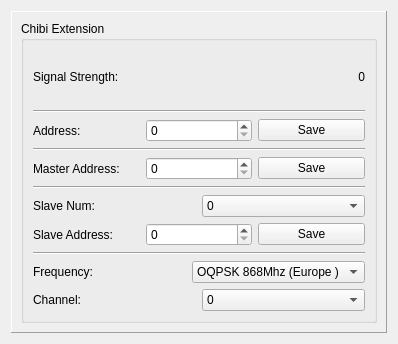
<?xml version="1.0" encoding="UTF-8"?>
<ui version="4.0">
 <class>Chibi</class>
 <widget class="QWidget" name="Chibi">
  <property name="geometry">
   <rect>
    <x>0</x>
    <y>0</y>
    <width>398</width>
    <height>344</height>
   </rect>
  </property>
  <property name="windowTitle">
   <string>Form</string>
  </property>
  <layout class="QVBoxLayout" name="verticalLayout">
   <item>
    <widget class="QFrame" name="frame">
     <property name="frameShape">
      <enum>QFrame::Panel</enum>
     </property>
     <property name="frameShadow">
      <enum>QFrame::Raised</enum>
     </property>
     <layout class="QHBoxLayout" name="horizontalLayout_3">
      <item>
       <widget class="QGroupBox" name="groupBox">
        <property name="title">
         <string>Chibi Extension</string>
        </property>
        <layout class="QVBoxLayout" name="verticalLayout_2">
         <item>
          <layout class="QHBoxLayout" name="horizontalLayout_5">
           <item>
            <widget class="QLabel" name="label_4">
             <property name="text">
              <string>Signal Strength:</string>
             </property>
            </widget>
           </item>
           <item>
            <widget class="QLabel" name="signal_strength_label">
             <property name="text">
              <string>0</string>
             </property>
             <property name="alignment">
              <set>Qt::AlignRight|Qt::AlignTrailing|Qt::AlignVCenter</set>
             </property>
            </widget>
           </item>
          </layout>
         </item>
         <item>
          <widget class="Line" name="line">
           <property name="orientation">
            <enum>Qt::Horizontal</enum>
           </property>
          </widget>
         </item>
         <item>
          <layout class="QHBoxLayout" name="horizontalLayout">
           <item>
            <widget class="QLabel" name="label">
             <property name="text">
              <string>Address:</string>
             </property>
            </widget>
           </item>
           <item>
            <widget class="QSpinBox" name="address_spinbox">
             <property name="maximum">
              <number>255</number>
             </property>
            </widget>
           </item>
           <item>
            <widget class="QPushButton" name="address_button">
             <property name="text">
              <string>Save</string>
             </property>
            </widget>
           </item>
          </layout>
         </item>
         <item>
          <widget class="Line" name="line_3">
           <property name="orientation">
            <enum>Qt::Horizontal</enum>
           </property>
          </widget>
         </item>
         <item>
          <layout class="QHBoxLayout" name="horizontalLayout_6">
           <item>
            <widget class="QLabel" name="label_5">
             <property name="text">
              <string>Master Address:</string>
             </property>
            </widget>
           </item>
           <item>
            <widget class="QSpinBox" name="master_address_spinbox">
             <property name="maximum">
              <number>255</number>
             </property>
            </widget>
           </item>
           <item>
            <widget class="QPushButton" name="master_address_button">
             <property name="text">
              <string>Save</string>
             </property>
            </widget>
           </item>
          </layout>
         </item>
         <item>
          <widget class="Line" name="line_2">
           <property name="orientation">
            <enum>Qt::Horizontal</enum>
           </property>
          </widget>
         </item>
         <item>
          <layout class="QHBoxLayout" name="horizontalLayout_4">
           <item>
            <widget class="QLabel" name="label_3">
             <property name="text">
              <string>Slave Num:</string>
             </property>
            </widget>
           </item>
           <item>
            <widget class="QComboBox" name="slave_num_combo">
             <item>
              <property name="text">
               <string>0</string>
              </property>
             </item>
             <item>
              <property name="text">
               <string>1</string>
              </property>
             </item>
             <item>
              <property name="text">
               <string>2</string>
              </property>
             </item>
             <item>
              <property name="text">
               <string>3</string>
              </property>
             </item>
             <item>
              <property name="text">
               <string>4</string>
              </property>
             </item>
             <item>
              <property name="text">
               <string>5</string>
              </property>
             </item>
             <item>
              <property name="text">
               <string>6</string>
              </property>
             </item>
             <item>
              <property name="text">
               <string>7</string>
              </property>
             </item>
             <item>
              <property name="text">
               <string>8</string>
              </property>
             </item>
             <item>
              <property name="text">
               <string>9</string>
              </property>
             </item>
             <item>
              <property name="text">
               <string>10</string>
              </property>
             </item>
             <item>
              <property name="text">
               <string>11</string>
              </property>
             </item>
             <item>
              <property name="text">
               <string>12</string>
              </property>
             </item>
             <item>
              <property name="text">
               <string>13</string>
              </property>
             </item>
             <item>
              <property name="text">
               <string>14</string>
              </property>
             </item>
             <item>
              <property name="text">
               <string>15</string>
              </property>
             </item>
             <item>
              <property name="text">
               <string>16</string>
              </property>
             </item>
             <item>
              <property name="text">
               <string>17</string>
              </property>
             </item>
             <item>
              <property name="text">
               <string>18</string>
              </property>
             </item>
             <item>
              <property name="text">
               <string>19</string>
              </property>
             </item>
             <item>
              <property name="text">
               <string>20</string>
              </property>
             </item>
             <item>
              <property name="text">
               <string>21</string>
              </property>
             </item>
             <item>
              <property name="text">
               <string>22</string>
              </property>
             </item>
             <item>
              <property name="text">
               <string>23</string>
              </property>
             </item>
             <item>
              <property name="text">
               <string>24</string>
              </property>
             </item>
             <item>
              <property name="text">
               <string>25</string>
              </property>
             </item>
             <item>
              <property name="text">
               <string>26</string>
              </property>
             </item>
             <item>
              <property name="text">
               <string>27</string>
              </property>
             </item>
             <item>
              <property name="text">
               <string>28</string>
              </property>
             </item>
             <item>
              <property name="text">
               <string>29</string>
              </property>
             </item>
             <item>
              <property name="text">
               <string>30</string>
              </property>
             </item>
             <item>
              <property name="text">
               <string>31</string>
              </property>
             </item>
            </widget>
           </item>
          </layout>
         </item>
         <item>
          <layout class="QHBoxLayout" name="horizontalLayout_2">
           <item>
            <widget class="QLabel" name="label_2">
             <property name="text">
              <string>Slave Address:</string>
             </property>
            </widget>
           </item>
           <item>
            <widget class="QSpinBox" name="slave_address_spinbox">
             <property name="maximum">
              <number>255</number>
             </property>
            </widget>
           </item>
           <item>
            <widget class="QPushButton" name="slave_address_button">
             <property name="text">
              <string>Save</string>
             </property>
            </widget>
           </item>
          </layout>
         </item>
         <item>
          <widget class="Line" name="line_4">
           <property name="orientation">
            <enum>Qt::Horizontal</enum>
           </property>
          </widget>
         </item>
         <item>
          <layout class="QHBoxLayout" name="horizontalLayout_7">
           <item>
            <widget class="QLabel" name="label_6">
             <property name="text">
              <string>Frequency:</string>
             </property>
            </widget>
           </item>
           <item>
            <widget class="QComboBox" name="chibi_frequency">
             <property name="sizePolicy">
              <sizepolicy hsizetype="Preferred" vsizetype="Fixed">
               <horstretch>0</horstretch>
               <verstretch>0</verstretch>
              </sizepolicy>
             </property>
             <item>
              <property name="text">
               <string>OQPSK 868Mhz (Europe )</string>
              </property>
             </item>
             <item>
              <property name="text">
               <string>OQPSK 915Mhz (US)</string>
              </property>
             </item>
             <item>
              <property name="text">
               <string>OQPSK 780Mhz (China)</string>
              </property>
             </item>
             <item>
              <property name="text">
               <string>BPSK40 915Mhz</string>
              </property>
             </item>
            </widget>
           </item>
          </layout>
         </item>
         <item>
          <layout class="QHBoxLayout" name="horizontalLayout_8">
           <item>
            <widget class="QLabel" name="label_8">
             <property name="text">
              <string>Channel:</string>
             </property>
            </widget>
           </item>
           <item>
            <widget class="QComboBox" name="chibi_channel">
             <item>
              <property name="text">
               <string>0</string>
              </property>
             </item>
             <item>
              <property name="text">
               <string>1</string>
              </property>
             </item>
             <item>
              <property name="text">
               <string>2</string>
              </property>
             </item>
             <item>
              <property name="text">
               <string>3</string>
              </property>
             </item>
             <item>
              <property name="text">
               <string>4</string>
              </property>
             </item>
             <item>
              <property name="text">
               <string>5</string>
              </property>
             </item>
             <item>
              <property name="text">
               <string>6</string>
              </property>
             </item>
             <item>
              <property name="text">
               <string>7</string>
              </property>
             </item>
             <item>
              <property name="text">
               <string>8</string>
              </property>
             </item>
             <item>
              <property name="text">
               <string>9</string>
              </property>
             </item>
             <item>
              <property name="text">
               <string>10</string>
              </property>
             </item>
            </widget>
           </item>
          </layout>
         </item>
        </layout>
       </widget>
      </item>
     </layout>
    </widget>
   </item>
  </layout>
 </widget>
 <resources/>
 <connections/>
</ui>
